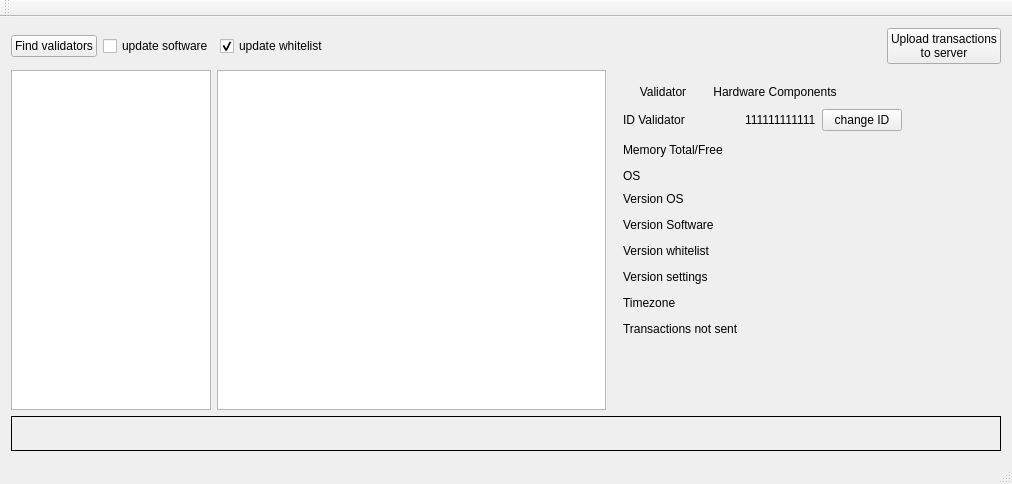
<?xml version="1.0" encoding="UTF-8"?>
<ui version="4.0">
 <class>updaterClass</class>
 <widget class="QMainWindow" name="updaterClass">
  <property name="geometry">
   <rect>
    <x>0</x>
    <y>0</y>
    <width>1012</width>
    <height>484</height>
   </rect>
  </property>
  <property name="windowTitle">
   <string>updater</string>
  </property>
  <widget class="QWidget" name="centralWidget">
   <layout class="QGridLayout" name="gridLayout_11">
    <item row="0" column="0" colspan="3">
     <layout class="QHBoxLayout" name="horizontalLayout">
      <property name="sizeConstraint">
       <enum>QLayout::SetMinimumSize</enum>
      </property>
      <item>
       <widget class="QPushButton" name="pbProcessValidators">
        <property name="text">
         <string>Find validators</string>
        </property>
       </widget>
      </item>
      <item>
       <widget class="QCheckBox" name="cbUploadSoftware">
        <property name="text">
         <string>update software</string>
        </property>
       </widget>
      </item>
      <item>
       <widget class="QCheckBox" name="cbUploadWhitelist">
        <property name="enabled">
         <bool>true</bool>
        </property>
        <property name="text">
         <string>update whitelist</string>
        </property>
        <property name="checked">
         <bool>true</bool>
        </property>
       </widget>
      </item>
      <item>
       <spacer name="horizontalSpacer">
        <property name="orientation">
         <enum>Qt::Horizontal</enum>
        </property>
        <property name="sizeHint" stdset="0">
         <size>
          <width>40</width>
          <height>20</height>
         </size>
        </property>
       </spacer>
      </item>
      <item>
       <widget class="QPushButton" name="pbUploadTransactionToServer">
        <property name="text">
         <string>Upload transactions
to server</string>
        </property>
       </widget>
      </item>
     </layout>
    </item>
    <item row="1" column="0">
     <widget class="QListView" name="listView">
      <property name="sizePolicy">
       <sizepolicy hsizetype="Fixed" vsizetype="Expanding">
        <horstretch>0</horstretch>
        <verstretch>0</verstretch>
       </sizepolicy>
      </property>
      <property name="minimumSize">
       <size>
        <width>200</width>
        <height>0</height>
       </size>
      </property>
      <property name="maximumSize">
       <size>
        <width>200</width>
        <height>16777215</height>
       </size>
      </property>
     </widget>
    </item>
    <item row="1" column="1">
     <widget class="QListView" name="lvStatusValidator"/>
    </item>
    <item row="1" column="2">
     <widget class="QWidget" name="infoValidatorWidget" native="true">
      <layout class="QGridLayout" name="gridLayout_10">
       <item row="0" column="0" colspan="2">
        <layout class="QHBoxLayout" name="horizontalLayout_2">
         <property name="sizeConstraint">
          <enum>QLayout::SetMinimumSize</enum>
         </property>
         <item>
          <widget class="QPushButton" name="pushButton">
           <property name="styleSheet">
            <string notr="true">border-color: rgb(0, 0, 0);
border-width: 2px;
background-color: rgb(185, 185, 185);
selection-background-color: rgb(85, 85, 255);
</string>
           </property>
           <property name="text">
            <string>Validator</string>
           </property>
           <property name="checkable">
            <bool>false</bool>
           </property>
           <property name="flat">
            <bool>true</bool>
           </property>
          </widget>
         </item>
         <item>
          <widget class="QPushButton" name="pushButton_2">
           <property name="styleSheet">
            <string notr="true">border-color: rgb(0, 0, 0);
border-width: 2px;
background-color: rgb(185, 185, 185);
selection-background-color: rgb(85, 85, 255);</string>
           </property>
           <property name="text">
            <string>Hardware Components</string>
           </property>
           <property name="checkable">
            <bool>false</bool>
           </property>
           <property name="flat">
            <bool>true</bool>
           </property>
          </widget>
         </item>
         <item>
          <spacer name="horizontalSpacer_2">
           <property name="orientation">
            <enum>Qt::Horizontal</enum>
           </property>
           <property name="sizeHint" stdset="0">
            <size>
             <width>40</width>
             <height>20</height>
            </size>
           </property>
          </spacer>
         </item>
        </layout>
       </item>
       <item row="1" column="0">
        <widget class="QLabel" name="labelIdValidator">
         <property name="text">
          <string>ID Validator</string>
         </property>
        </widget>
       </item>
       <item row="1" column="1">
        <layout class="QGridLayout" name="gridLayout">
         <item row="0" column="0">
          <widget class="QLabel" name="labelIdValidatorValue">
           <property name="text">
            <string>111111111111</string>
           </property>
          </widget>
         </item>
         <item row="0" column="2">
          <spacer name="horizontalSpacer_4">
           <property name="orientation">
            <enum>Qt::Horizontal</enum>
           </property>
           <property name="sizeHint" stdset="0">
            <size>
             <width>18</width>
             <height>20</height>
            </size>
           </property>
          </spacer>
         </item>
         <item row="0" column="1">
          <widget class="QPushButton" name="pbChangeId">
           <property name="sizePolicy">
            <sizepolicy hsizetype="Minimum" vsizetype="Minimum">
             <horstretch>0</horstretch>
             <verstretch>0</verstretch>
            </sizepolicy>
           </property>
           <property name="text">
            <string>change ID</string>
           </property>
          </widget>
         </item>
        </layout>
       </item>
       <item row="2" column="0" rowspan="2">
        <widget class="QLabel" name="labelMemory">
         <property name="text">
          <string>Memory Total/Free</string>
         </property>
        </widget>
       </item>
       <item row="2" column="1">
        <layout class="QGridLayout" name="gridLayout_2">
         <item row="0" column="0">
          <widget class="QLabel" name="labelMemoryValue">
           <property name="text">
            <string/>
           </property>
          </widget>
         </item>
         <item row="0" column="1">
          <spacer name="horizontalSpacer_5">
           <property name="orientation">
            <enum>Qt::Horizontal</enum>
           </property>
           <property name="sizeHint" stdset="0">
            <size>
             <width>40</width>
             <height>20</height>
            </size>
           </property>
          </spacer>
         </item>
        </layout>
       </item>
       <item row="3" column="1" rowspan="2">
        <layout class="QGridLayout" name="gridLayout_3">
         <item row="0" column="0">
          <widget class="QLabel" name="labelOSValue">
           <property name="text">
            <string/>
           </property>
          </widget>
         </item>
         <item row="0" column="1">
          <spacer name="horizontalSpacer_6">
           <property name="orientation">
            <enum>Qt::Horizontal</enum>
           </property>
           <property name="sizeHint" stdset="0">
            <size>
             <width>40</width>
             <height>20</height>
            </size>
           </property>
          </spacer>
         </item>
        </layout>
       </item>
       <item row="4" column="0">
        <widget class="QLabel" name="labelOS">
         <property name="text">
          <string>OS</string>
         </property>
        </widget>
       </item>
       <item row="5" column="0">
        <widget class="QLabel" name="labelVersionOS">
         <property name="text">
          <string>Version OS</string>
         </property>
        </widget>
       </item>
       <item row="5" column="1">
        <layout class="QGridLayout" name="gridLayout_4">
         <item row="0" column="0">
          <widget class="QLabel" name="labelVersionOSValue">
           <property name="text">
            <string/>
           </property>
          </widget>
         </item>
         <item row="0" column="1">
          <spacer name="horizontalSpacer_7">
           <property name="orientation">
            <enum>Qt::Horizontal</enum>
           </property>
           <property name="sizeHint" stdset="0">
            <size>
             <width>40</width>
             <height>20</height>
            </size>
           </property>
          </spacer>
         </item>
        </layout>
       </item>
       <item row="6" column="0">
        <widget class="QLabel" name="labelVersionSoftware">
         <property name="text">
          <string>Version Software</string>
         </property>
        </widget>
       </item>
       <item row="6" column="1">
        <layout class="QGridLayout" name="gridLayout_5">
         <item row="0" column="0">
          <widget class="QLabel" name="labelVersionSoftwareValue">
           <property name="text">
            <string/>
           </property>
          </widget>
         </item>
         <item row="0" column="1">
          <spacer name="horizontalSpacer_8">
           <property name="orientation">
            <enum>Qt::Horizontal</enum>
           </property>
           <property name="sizeHint" stdset="0">
            <size>
             <width>40</width>
             <height>20</height>
            </size>
           </property>
          </spacer>
         </item>
        </layout>
       </item>
       <item row="7" column="0">
        <widget class="QLabel" name="labelVersionWhitelist">
         <property name="text">
          <string>Version whitelist</string>
         </property>
        </widget>
       </item>
       <item row="7" column="1">
        <layout class="QGridLayout" name="gridLayout_6">
         <item row="0" column="0">
          <widget class="QLabel" name="labelVersionWhitelistValue">
           <property name="text">
            <string/>
           </property>
          </widget>
         </item>
         <item row="0" column="1">
          <spacer name="horizontalSpacer_9">
           <property name="orientation">
            <enum>Qt::Horizontal</enum>
           </property>
           <property name="sizeHint" stdset="0">
            <size>
             <width>40</width>
             <height>20</height>
            </size>
           </property>
          </spacer>
         </item>
        </layout>
       </item>
       <item row="8" column="0">
        <widget class="QLabel" name="labelVersionSettings">
         <property name="text">
          <string>Version settings</string>
         </property>
        </widget>
       </item>
       <item row="8" column="1">
        <layout class="QGridLayout" name="gridLayout_7">
         <item row="0" column="0">
          <widget class="QLabel" name="labelVersionSettingsValue">
           <property name="text">
            <string/>
           </property>
          </widget>
         </item>
         <item row="0" column="1">
          <spacer name="horizontalSpacer_10">
           <property name="orientation">
            <enum>Qt::Horizontal</enum>
           </property>
           <property name="sizeHint" stdset="0">
            <size>
             <width>40</width>
             <height>20</height>
            </size>
           </property>
          </spacer>
         </item>
        </layout>
       </item>
       <item row="9" column="0">
        <widget class="QLabel" name="labelTimezone">
         <property name="text">
          <string>Timezone</string>
         </property>
        </widget>
       </item>
       <item row="9" column="1">
        <layout class="QGridLayout" name="gridLayout_8">
         <item row="0" column="0">
          <widget class="QLabel" name="labelTimezoneValue">
           <property name="text">
            <string/>
           </property>
          </widget>
         </item>
         <item row="0" column="1">
          <spacer name="horizontalSpacer_11">
           <property name="orientation">
            <enum>Qt::Horizontal</enum>
           </property>
           <property name="sizeHint" stdset="0">
            <size>
             <width>40</width>
             <height>20</height>
            </size>
           </property>
          </spacer>
         </item>
        </layout>
       </item>
       <item row="10" column="0">
        <widget class="QLabel" name="labelTransactions">
         <property name="text">
          <string>Transactions not sent</string>
         </property>
        </widget>
       </item>
       <item row="10" column="1">
        <layout class="QGridLayout" name="gridLayout_9">
         <item row="0" column="0">
          <widget class="QLabel" name="labelTransactionValue">
           <property name="text">
            <string/>
           </property>
          </widget>
         </item>
         <item row="0" column="1">
          <spacer name="horizontalSpacer_12">
           <property name="orientation">
            <enum>Qt::Horizontal</enum>
           </property>
           <property name="sizeHint" stdset="0">
            <size>
             <width>40</width>
             <height>20</height>
            </size>
           </property>
          </spacer>
         </item>
        </layout>
       </item>
       <item row="11" column="1">
        <spacer name="verticalSpacer">
         <property name="orientation">
          <enum>Qt::Vertical</enum>
         </property>
         <property name="sizeHint" stdset="0">
          <size>
           <width>20</width>
           <height>0</height>
          </size>
         </property>
        </spacer>
       </item>
      </layout>
     </widget>
    </item>
    <item row="2" column="0" colspan="3">
     <widget class="QLabel" name="labelStatusDetect">
      <property name="font">
       <font>
        <pointsize>22</pointsize>
       </font>
      </property>
      <property name="autoFillBackground">
       <bool>false</bool>
      </property>
      <property name="frameShape">
       <enum>QFrame::Box</enum>
      </property>
      <property name="text">
       <string/>
      </property>
     </widget>
    </item>
   </layout>
  </widget>
  <widget class="QMenuBar" name="menuBar">
   <property name="geometry">
    <rect>
     <x>0</x>
     <y>0</y>
     <width>1012</width>
     <height>25</height>
    </rect>
   </property>
  </widget>
  <widget class="QToolBar" name="mainToolBar">
   <attribute name="toolBarArea">
    <enum>TopToolBarArea</enum>
   </attribute>
   <attribute name="toolBarBreak">
    <bool>false</bool>
   </attribute>
  </widget>
  <widget class="QStatusBar" name="statusBar"/>
 </widget>
 <layoutdefault spacing="6" margin="11"/>
 <resources/>
 <connections/>
</ui>
